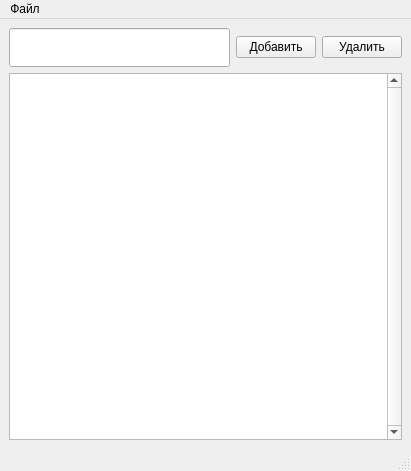
<?xml version="1.0" encoding="UTF-8"?>
<ui version="4.0">
 <class>MainWindow</class>
 <widget class="QMainWindow" name="MainWindow">
  <property name="geometry">
   <rect>
    <x>0</x>
    <y>0</y>
    <width>411</width>
    <height>471</height>
   </rect>
  </property>
  <property name="windowTitle">
   <string>MainWindow</string>
  </property>
  <widget class="QWidget" name="centralwidget">
   <layout class="QGridLayout" name="gridLayout">
    <item row="0" column="0">
     <layout class="QHBoxLayout" name="horizontalLayout">
      <item>
       <widget class="QLineEdit" name="new_word">
        <property name="font">
         <font>
          <pointsize>20</pointsize>
         </font>
        </property>
       </widget>
      </item>
      <item>
       <widget class="QPushButton" name="ok">
        <property name="text">
         <string>Добавить</string>
        </property>
       </widget>
      </item>
      <item>
       <widget class="QPushButton" name="del">
        <property name="text">
         <string>Удалить</string>
        </property>
       </widget>
      </item>
     </layout>
    </item>
    <item row="1" column="0">
     <widget class="QListView" name="listAll">
      <property name="enabled">
       <bool>true</bool>
      </property>
      <property name="font">
       <font>
        <pointsize>20</pointsize>
       </font>
      </property>
      <property name="verticalScrollBarPolicy">
       <enum>Qt::ScrollBarAlwaysOn</enum>
      </property>
      <property name="selectionMode">
       <enum>QAbstractItemView::NoSelection</enum>
      </property>
      <property name="verticalScrollMode">
       <enum>QAbstractItemView::ScrollPerPixel</enum>
      </property>
     </widget>
    </item>
   </layout>
  </widget>
  <widget class="QMenuBar" name="menubar">
   <property name="geometry">
    <rect>
     <x>0</x>
     <y>0</y>
     <width>411</width>
     <height>27</height>
    </rect>
   </property>
   <widget class="QMenu" name="menu">
    <property name="title">
     <string>Файл</string>
    </property>
    <addaction name="save"/>
    <addaction name="load"/>
   </widget>
   <addaction name="menu"/>
  </widget>
  <widget class="QStatusBar" name="statusbar"/>
  <action name="save">
   <property name="text">
    <string>Сохранить</string>
   </property>
  </action>
  <action name="load">
   <property name="text">
    <string>Загрузить</string>
   </property>
  </action>
 </widget>
 <resources/>
 <connections/>
</ui>
